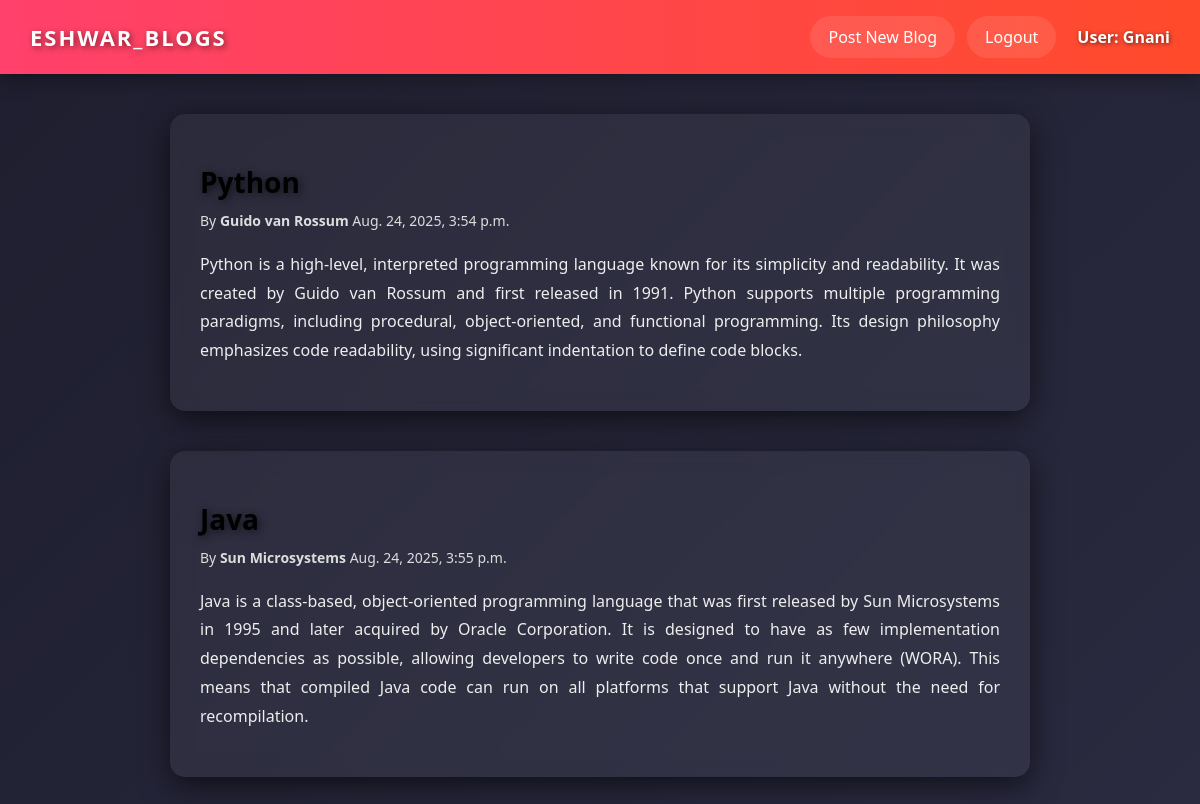
/ (signed in), run on the app's committed database.
### blogwebapp/models.py (models this page shows, shortened)
class blogpage(models.Model):
    title = models.CharField(max_length=100)
    Author = models.CharField(max_length=100)
    date_time = models.DateTimeField(default=datetime.now())
    content = models.TextField()

### blogwebapp/views.py (the view)
# urls.py: 2. Add a URL to urlpatterns:  path('', views.home, name='home')
@login_required(login_url='login')
def home(request):
    blogs = blogpage.objects.all()
    return render(request,'home.html',{'bloger':blogs})

### templates/home.html (shortened to what this page needs)
{% load static %}
<!DOCTYPE html>
<html lang="en">
<head>
  <link rel="stylesheet" href="/static/styles2.css">
</head>
<body>
  <div class="navbar">
    <div class="brand">Eshwar_Blogs</div>
    <div class="links">
      <a href="{% url 'blog' %}">Post New Blog</a>
      <a href="{% url 'logout' %}">Logout</a>
      <span class="user-label">User: {{request.user}}</span>
    </div>
  </div>
{% for i in bloger %}
<div class="blog-container">
<h1>{{i.title}}</h1>
<div class="blog-meta">By <strong>{{i.Author}}</strong> {{i.date_time}}</div>
<div class="blog-body">
<p>
{{i.content}}
</p>
</div>
</div>
{% endfor %}
</body>
</html>

### static/styles2.css (style rules this page uses)
body { margin: 0; font-family: 'Segoe UI', Tahoma, Geneva, Verdana, sans-serif; background: linear-gradient(135deg, #1e1e2f, #2a2a40); }
.navbar { display: flex; justify-content: space-between; align-items: center; background: linear-gradient(90deg, #ff416c, #ff4b2b); padding: 16px 30px; box-shadow: 0 4px 20px rgba(0,0,0,0.4); }
.brand { color: #fff; font-size: 22px; font-weight: bold; letter-spacing: 2px; text-transform: uppercase; text-shadow: 2px 2px 6px rgba(0,0,0,0.5); }
.navbar .links { display: flex; align-items: center; }
.navbar a { color: #fff; text-decoration: none; padding: 10px 18px; margin: 0 6px; border-radius: 25px; background: rgba(255,255,255,0.1); backdrop-filter: blur(6px); transition: all 0.3s ease; font-weight: 500; }
.user-label { color: #fff; margin-left: 15px; font-weight: bold; text-shadow: 1px 1px 4px rgba(0,0,0,0.6); }
.blog-container { max-width: 800px; margin: 40px auto; background: rgba(255,255,255,0.05); padding: 30px; border-radius: 15px; box-shadow: 0 8px 30px rgba(0,0,0,0.6); backdrop-filter: blur(10px); }
.blog-container h1 { font-size: 28px; margin-bottom: 10px; text-shadow: 2px 2px 8px rgba(0,0,0,0.6); }
.blog-meta { font-size: 14px; color: #ddd; margin-bottom: 20px; }
.blog-body { line-height: 1.8; font-size: 16px; color: #eee; text-align: justify; }

### data on the page
blogpage: title "Python", Author "Guido van Rossum", date_time "Aug. 24, 2025, 3:54 p.m.", content "Python is a high-level, interpreted programming language known for its simplicity and readability. It was created by Guido van Rossum and first released in 1991. Python supports multiple programming paradigms, including procedural, object-oriented, and functional programming. Its design philosophy emphasizes code readability, using significant indentation to define code blocks."
blogpage: title "Java", Author "Sun Microsystems", date_time "Aug. 24, 2025, 3:55 p.m.", content "Java is a class-based, object-oriented programming language that was first released by Sun Microsystems in 1995 and later acquired by Oracle Corporation. It is designed to have as few implementation dependencies as possible, allowing developers to write code once and run it anywhere (WORA). This means that compiled Java code can run on all platforms that support Java without the need for recompilation."

### other printed values
{{ request.user }} "Gnani"
